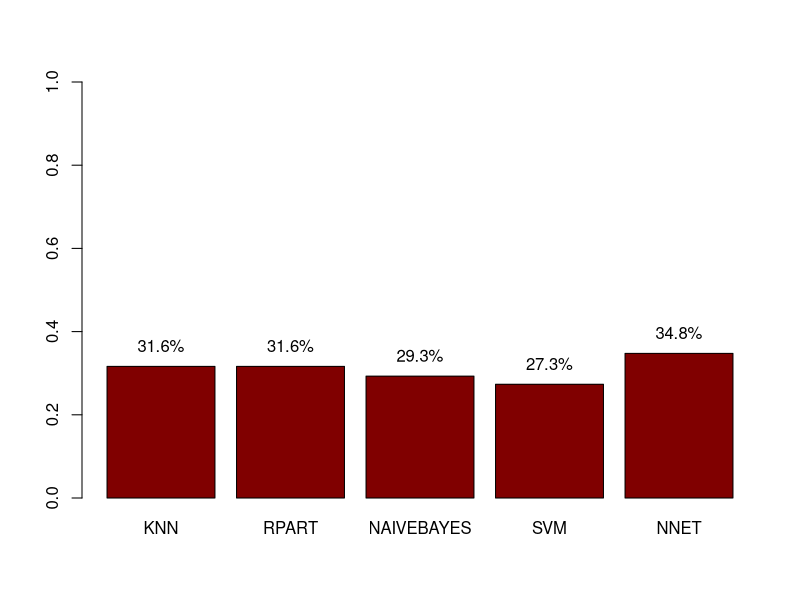

Here is the R script that generated this plot:

# init

library(mlbench)
data(PimaIndiansDiabetes)

N <- nrow(PimaIndiansDiabetes)
CLASS_COL <- ncol(PimaIndiansDiabetes)

IN_TRAIN <- sample(1:N, N * 2 / 3)
PIMA_TRAIN <- PimaIndiansDiabetes[IN_TRAIN,]
PIMA_TEST <- PimaIndiansDiabetes[ - IN_TRAIN,]

PIMA_FORM <- diabetes ~ .

### KNN ###

library(class)

PIMA_PRED <- knn(PIMA_TRAIN[, - CLASS_COL], PIMA_TEST[ - CLASS_COL], PIMA_TRAIN[, CLASS_COL], 3)
(PIMA_TAB <- table(PIMA_TEST[, CLASS_COL], PIMA_PRED))
(ERR_KNN <- 1 - sum(diag(PIMA_TAB)) / sum(PIMA_TAB))

### RPART ###

library(rpart)

(PIMA_MODEL <- rpart(PIMA_FORM, data = PIMA_TRAIN))

PIMA_PRED <- predict(PIMA_MODEL, PIMA_TEST, type = "class")
(PIMA_TAB <- table(PIMA_TEST[, CLASS_COL], PIMA_PRED))
(ERR_RPART <- 1 - sum(diag(PIMA_TAB)) / sum(PIMA_TAB))

### NAIVEBAYES ###

library(e1071)

(PIMA_MODEL <- naiveBayes(PIMA_FORM, data = PIMA_TRAIN))

PIMA_PRED <- predict(PIMA_MODEL, PIMA_TEST, type = "class")
(PIMA_TAB <- table(PIMA_TEST[, CLASS_COL], PIMA_PRED))
(ERR_NAIVEBAYES <- 1 - sum(diag(PIMA_TAB)) / sum(PIMA_TAB))

### SVM ###

(PIMA_MODEL <- svm(PIMA_FORM, PIMA_TRAIN))

PIMA_PRED <- predict(PIMA_MODEL, PIMA_TEST, type = "class")
(PIMA_TAB <- table(PIMA_TEST[, CLASS_COL], PIMA_PRED))
(ERR_SVM <- 1 - sum(diag(PIMA_TAB)) / sum(PIMA_TAB))

### NNET ###

library(nnet)

(PIMA_MODEL <- nnet(PIMA_FORM, PIMA_TRAIN, size = 1, maxit = 1000, decay = 1e-3))

PIMA_PRED <- predict(PIMA_MODEL, PIMA_TEST, type = "class")
(PIMA_TAB <- table(PIMA_TEST[, CLASS_COL], PIMA_PRED))
(ERR_NNET <- 1 - sum(diag(PIMA_TAB)) / sum(PIMA_TAB))

# summary

ERR_VAL <- c(ERR_KNN, ERR_RPART, ERR_NAIVEBAYES, ERR_SVM, ERR_NNET)
ERR_NAME <- c('KNN', 'RPART', 'NAIVEBAYES', 'SVM', 'NNET')
X <- barplot(ERR_VAL, names.arg = ERR_NAME, ylim = c(0, 1), col = '#800000')
text(X, y = ERR_VAL + 0.05, labels = paste(format(ERR_VAL * 100, digits = 3), "%", sep = ""))
